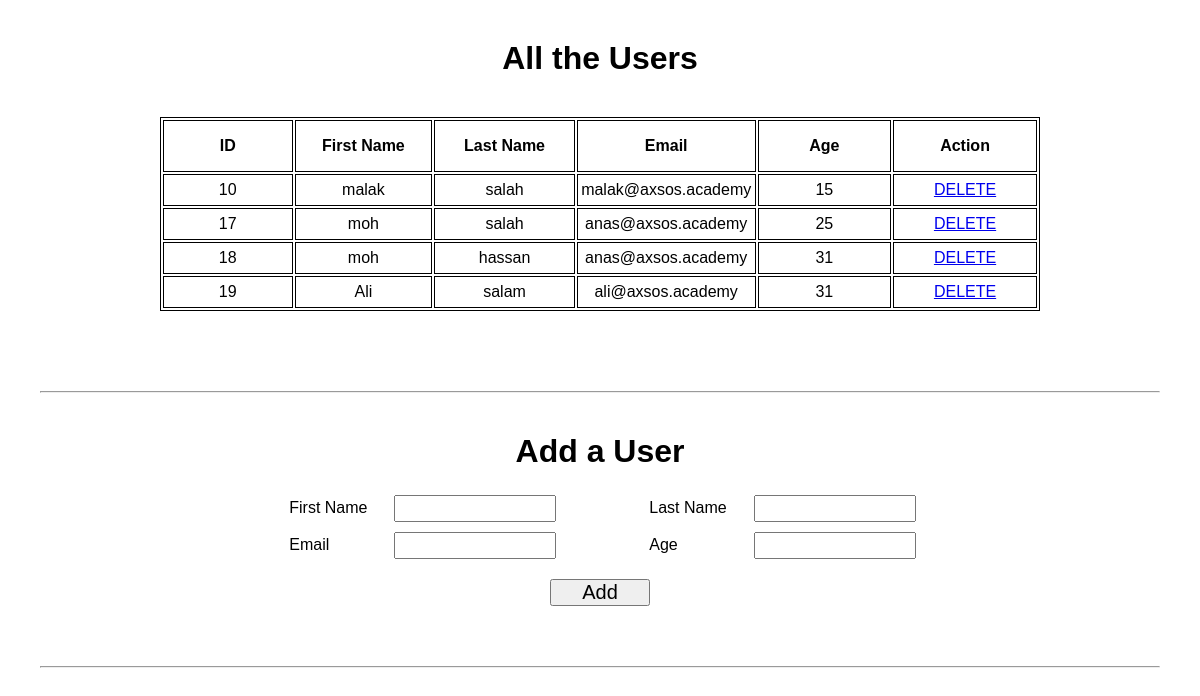
The app's page /, older data.
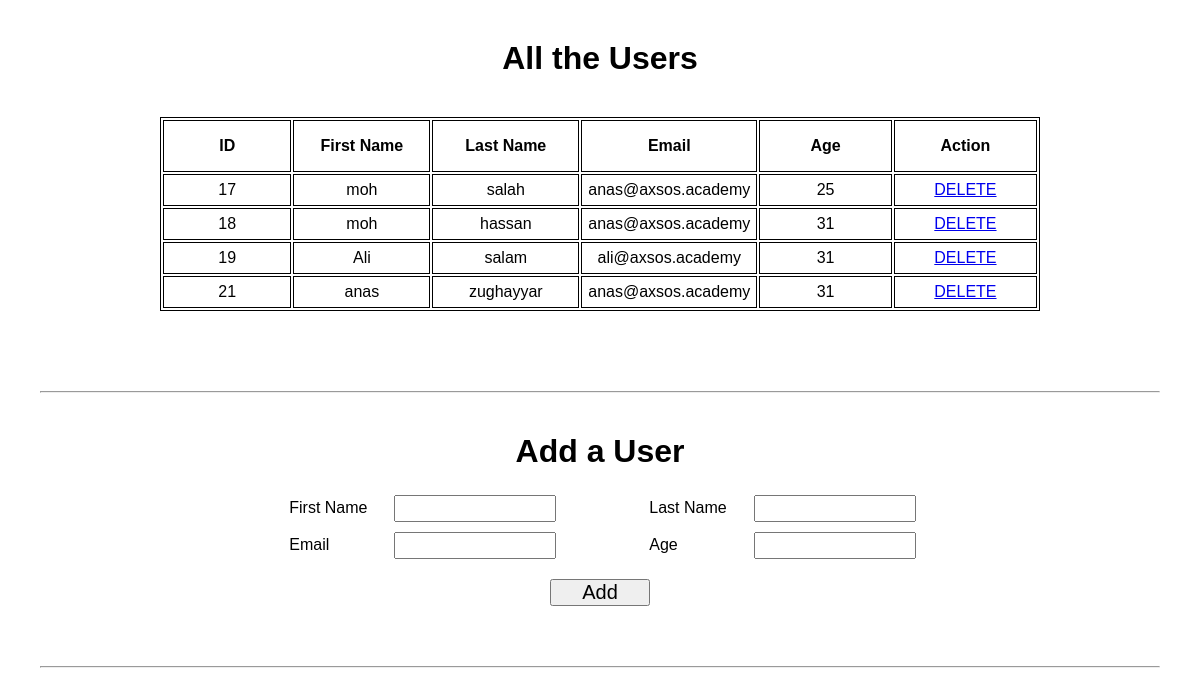
The same page, newer data.
### users_app/models.py (models this page shows, shortened)
class User(models.Model):
    first_name = models.CharField(max_length=255)
    last_name = models.CharField(max_length=255)
    email_address = models.CharField(max_length=255)
    password = models.CharField(max_length=20)
    is_available = models.BooleanField(default=True)
    age = models.IntegerField()
    created_at = models.DateTimeField(auto_now_add=True)
    updated_at = models.DateTimeField(auto_now=True)

### users_app/views.py (the view)
# urls.py: path('', views.index),
def index(request):
    context = {
        'users' : models.get_all_users()
    }
    return render(request, "index.html" , context)

### users_app/models.py (called while the page is built)
def get_all_users():
    return User.objects.all()

### users_app/templates/index.html (shortened to what this page needs)
<!DOCTYPE html>
<html lang="en">
<head>
    {% load static %}
    <link rel="stylesheet" href="{% static 'css/style.css' %}">
</head>
<body>
    <div class="users-table">
        <h1>All the Users</h1>
        <table>
            <tr>
                <th>ID</th>
                <th>First Name</th>
                <th>Last Name</th>
                <th>Email</th>
                <th>Age</th>
                <th>Action</th>
            </tr>
            {% for user in users %}
            <tr>
                <td>{{ user.id }}</td>
                <td>{{ user.first_name }}</td>
                <td>{{ user.last_name }}</td>
                <td>{{ user.email_address }}</td>
                <td>{{ user.age }}</td>
                <td> <a href="/remove/{{i.id}}">DELETE</a></td>
            </tr>
            {% endfor %}
          </table>
    </div>
    <hr>
    <form class="users-form" action="/add" method="post">
        <h1>Add a User</h1>
        <div class="users-form-input">
            <div>
                <div class="label">
                    <label for="">First Name</label>
                </div>
                <input type="text" name="first_name" required>
            </div>
            <div>
                <div class="label">
                    <label for="">Last Name</label>
                </div>
                <input type="text" name="last_name" required>
            </div>
            </div>
            <div class="users-form-input">
                <div>
                    <div class="label">
                        <label for="">Email</label>
                    </div>
                    <input type="text" name="email_address" required>
                </div>
                <div>
                    <div class="label">
                        <label for="">Age</label>
                    </div>
                    <input type="text" name="age" required>
                </div>
            </div>
            <input class="btn-add" type="submit" value="Add">
        </form>
        <hr>
</body>
</html>

Row changes from the older to the newer data that the page shows:
removed User: id "10", first_name "malak", last_name "salah", email_address "malak@axsos.academy", age "15"
added User: id "21", first_name "anas", last_name "zughayyar", email_address "anas@axsos.academy", age "31"
